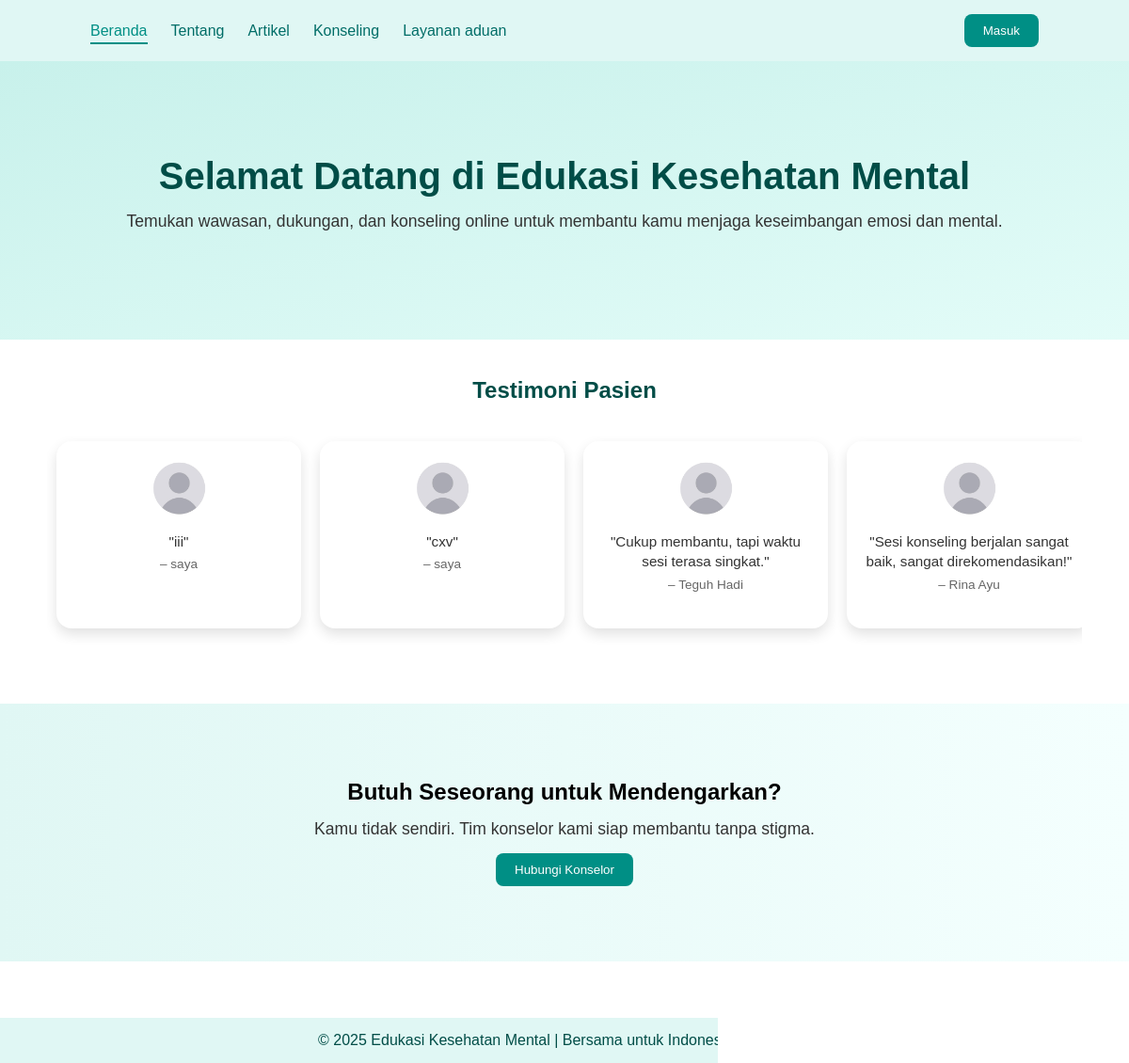
The page / on the database its author committed.
### tables this page shows
CREATE TABLE `rating_testimoni` (
  `rating_id` int(11) NOT NULL,
  `pasien_id` int(11) DEFAULT NULL,
  `dokter_id` int(11) DEFAULT NULL,
  `rating` int(11) DEFAULT NULL,
  `testimoni` text DEFAULT NULL,
  `tanggal` datetime DEFAULT NULL
);

CREATE TABLE `users` (
  `user_id` int(11) NOT NULL,
  `nama` varchar(100) DEFAULT NULL,
  `email` varchar(100) DEFAULT NULL,
  `password` varchar(255) DEFAULT NULL,
  `role` enum('dokter','pasien') DEFAULT NULL,
  `no_hp` varchar(20) DEFAULT '-',
  `alamat` text DEFAULT NULL,
  `foto` varchar(255) DEFAULT 'default.png'
);

### index.php (the view, shortened to what this page needs)
<?php
include 'connection.php';
function getPasienInfo($conn, $id)
{
  $q = mysqli_query($conn, "SELECT nama, foto FROM users WHERE user_id = '$id'");
  $d = mysqli_fetch_assoc($q);
  return $d;
}
?>
<!DOCTYPE html>
<html lang="id">
<head>
  <link rel="stylesheet" href="asset/css/style.css">
</head>
<body>
  <header>
    <nav class="navbar">
      <ul>
        <li><a href="index.php" class="active">Beranda</a></li>
        <li><a href="about.php">Tentang</a></li>
        <li><a href="edukasi.php">Artikel</a></li>
        <?php
        if (isset($_SESSION['role']) && $_SESSION['role'] == 'dokter') {
          echo '<li><a href="dashboard_dokter.php">Dashboard</a></li>';
        } else {
          echo '<li><a href="daftar_jadwal.php">Konseling</a></li>';
          echo '<li><a href="layanan_aduan.php">Layanan aduan</a></li>';
        }
        ?>
      </ul>
      <?php if (isset($_SESSION['user_id'])): ?>
        <a href="profil.php" class="no-undlin">
          <button class="btn-primary-log">Profil</button>
        </a>
      <?php else: ?>
        <a href="signin.php" class="no-undlin">
          <button class="btn-primary-log">Masuk</button>
        </a>
      <?php endif; ?>
    </nav>
  </header>
  <?php
  if (isset($_SESSION['role']) && $_SESSION['role'] == 'dokter') { ?>
    <div class="hero">
      <div class="con-hero">
        <h1>Selamat Datang, Dok!</h1>
        <p>Selamat datang di dashboard dokter. Anda bisa mengelola jadwal atau membagikan ilmu kesehatan mental.</p>
        <div style="margin-top: 20px;">
          <a href="tambah_artikel.php">
            <button class="btn-primary" style="background-color: #e67e22;">+ Tulis Artikel Baru</button>
          </a>
        </div>
      </div>
    </div>
  <?php } else { ?>
    <div class="hero">
      <div class="con-hero">
        <h1>Selamat Datang di Edukasi Kesehatan Mental</h1>
        <p>Temukan wawasan, dukungan, dan konseling online untuk membantu kamu menjaga keseimbangan emosi dan mental.</p>
      </div>
    </div>
  <?php
  }
  ?>
  <section style="padding: 40px 0;">
    <h2 style="text-align:center; color:#004d47; margin-bottom:20px;">Testimoni Pasien</h2>
    <div class="scroll-container" id="scrollContainer">
      <?php
      if (isset($_SESSION['role']) && $_SESSION['role'] == 'dokter') {
        $dokter_id = $_SESSION['user_id'];
        $query = mysqli_query($conn, "SELECT * FROM rating_testimoni WHERE dokter_id = '$dokter_id' ORDER BY tanggal DESC LIMIT 10");
      } else {
        $query = mysqli_query($conn, "SELECT * FROM rating_testimoni ORDER BY tanggal DESC LIMIT 10");
      }
      while ($data = mysqli_fetch_array($query)) {
        $pasienInfo  = getPasienInfo($conn, $data['pasien_id']);
        $namaPasien  = $pasienInfo['nama'];
        $fotoPasien  = $pasienInfo['foto'] ?: 'default.png';
        $fotoProfile = 'asset/image/profil/' . $fotoPasien;
      ?>
        <div class="card-testi">
          <img src="<?= $fotoProfile ?>" class="testi-img" alt="Foto <?= $namaPasien ?>">
          <p class="testi-text">
            "<?= $data['testimoni'] ?>"
          </p>
          <span class="testi-name">– <?= $namaPasien ?></span>
        </div>
      <?php } ?>
    </div>
  </section>
  <?php if (isset($_SESSION['role']) && $_SESSION['role'] == 'dokter') { ?>
    <section class="hero" style="background:linear-gradient(to right,#e0f7f4,#f4fffe); padding:80px 10%;">
      <h2>Ingin melihat dashboard anda ?</h2>
      <p>Anda bisa melihat jadwal, riwayat konseling, dan data layanan anda</p>
      <a href="dashboard_dokter.php"><button class="btn-primary">Dashboard Anda</button></a>
    </section>
  <?php } else { ?>
    <section class="hero" style="background:linear-gradient(to right,#e0f7f4,#f4fffe); padding:80px 10%;">
      <h2>Butuh Seseorang untuk Mendengarkan?</h2>
      <p>Kamu tidak sendiri. Tim konselor kami siap membantu tanpa stigma.</p>
      <a href="daftar_jadwal.php"><button class="btn-primary">Hubungi Konselor</button></a>
    </section>
  <?php } ?>
  <footer>
    <p>© 2025 Edukasi Kesehatan Mental | Bersama untuk Indonesia Sehat Jiwa</p>
  </footer>
</body>
</html>

### asset/css/style.css (style rules this page uses)
* { margin: 0; padding: 0; box-sizing: border-box; font-family: "Poppins", sans-serif; }
html { scroll-behavior: smooth; }
header { background-color: #e0f7f4; box-shadow: 0 2px 5px rgba(0, 0, 0, 0.1); justify-content: right; }
.navbar { display: flex; justify-content: space-between; align-items: center; padding: 15px 8%; }
.navbar ul { list-style: none; display: flex; gap: 25px; }
.navbar a { text-decoration: none; color: #006d67; font-weight: 500; transition: 0.3s; }
.navbar a:hover, .navbar a.active { color: #008f85; border-bottom: 2px solid #008f85; padding-bottom: 4px; }
.btn-primary-log { background-color: #008f85; color: #fff; border: none; margin-left: 20px; padding: 10px 20px; border-radius: 8px; cursor: pointer; transition: 0.3s; }
.hero { text-align: center; padding: 100px 10%; background: linear-gradient(to bottom right, #c8f1eb, #e3fcf8); }
.hero h1 { font-size: 2.5rem; color: #004d47; }
.hero p { margin: 15px 0; font-size: 1.1rem; color: #333; }
.btn-primary { background-color: #008f85; color: #fff; border: none; padding: 10px 20px; border-radius: 8px; cursor: pointer; transition: 0.3s; }
footer { background-color: #e0f7f4; color: #004d47; text-align: center; padding: 15px; margin-top: 60px; }
.scroll-container { margin: 20px 50px; padding: 20px 10px; display: flex; gap: 20px; overflow-x: auto; scrollbar-width: none; scroll-behavior: smooth; cursor: grab; }
.card-testi { flex: 0 0 260px; background: #ffffff; border-radius: 16px; padding: 16px 14px 18px; text-align: center; display: flex; flex-direction: column; align-items: center; justify-content: flex-start; box-shadow: 0 6px 14px rgba(0,0,0,0.12); transition: 0.25s; }
.card-testi .testi-img { width: 70px; height: 70px; border-radius: 50%; object-fit: cover; margin-bottom: 10px; }
.testi-text { font-size: 0.95rem; color: #333; line-height: 1.4; margin-bottom: 6px; }
.testi-name { font-size: 0.85rem; color: #666; font-weight: 500; }

### rows shown on the page
rating_testimoni: pasien.foto (placeholder picture), testimoni "iii", pasien.nama "saya"
rating_testimoni: pasien.foto (placeholder picture), testimoni "cxv", pasien.nama "saya"
rating_testimoni: pasien.foto (placeholder picture), testimoni "Cukup membantu, tapi waktu sesi terasa singkat.", pasien.nama "Teguh Hadi"
rating_testimoni: pasien.foto (placeholder picture), testimoni "Sesi konseling berjalan sangat baik, sangat direkomendasikan!", pasien.nama "Rina Ayu"
